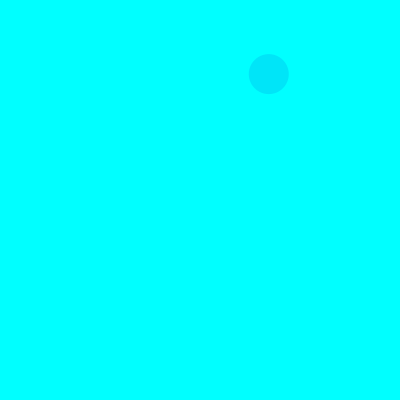
Frame 1 (no input)
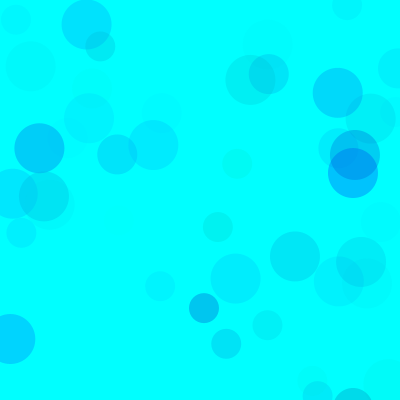
Frame 60 (the mouse pressed at the canvas centre just before this capture)
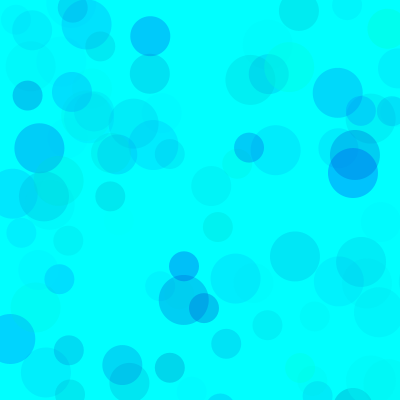
Frame 120 (the mouse held since frame 60 and released just before this capture)

The Processing sketch that drew these frames (run headless with seeded random() and noise(); from frame 60 on, the mouse is pressed at the canvas centre):

// Processing sketch: processing_72434
// ── processing_72434.pde


 


void setup()
{
  size(400,400);
  background(0,255,255,5);
 
}
void mouseDragged()
{
  fill(255,255,255,15);
  rect(0,0,400,400);
  fill(255,255,255,0);
  ellipse(mouseX,mouseY,40,40);
  fill(255);
  ellipse(mouseX,mouseY,20,20);
  
  
  //face


fill(255,255,255,100);
ellipse(mouseX-70,mouseY+50,200,160);

//eyes
fill(0,0,0);
ellipse(mouseX-120,mouseY+65,20,25);
ellipse(mouseX-20,mouseY+65,20,25);
  
//nose
fill(246,255,0);
ellipse(mouseX-70,mouseY+80,20,15);

//ear

smooth();

fill(255);
beginShape();
vertex(mouseX-180,mouseY-50);
vertex(mouseX-120,mouseY-20);
vertex(mouseX-160,mouseY+15);
endShape(CLOSE);
  
//ear
noStroke();
smooth();

fill(255);
beginShape();
vertex(mouseX-25,mouseY-20);
vertex(mouseX+40,mouseY-50);
vertex(mouseX+22,mouseY+15);
endShape(CLOSE);


  fill(random(234,255),random(255),0);
ellipse(mouseX+30,mouseY+15,70,70);

fill(random(234,255),random(255),0);
ellipse(mouseX-30,mouseY-20,70,70);


fill(random(234,255),random(255),0);
ellipse(mouseX,mouseY,30,30);
}
void draw()
{
 
 
  noStroke();
smooth();

fill(0,random(78,255),random(192,255),random(100));
ellipse(random(800),random(800),50, 50);
fill(0,random(78,255),random(192,255),random(100));
ellipse(random(800),random(800),40, 40);
fill(0,random(78,255),random(192,255),random(100));
ellipse(random(800),random(800),30, 30);
  
  

}
